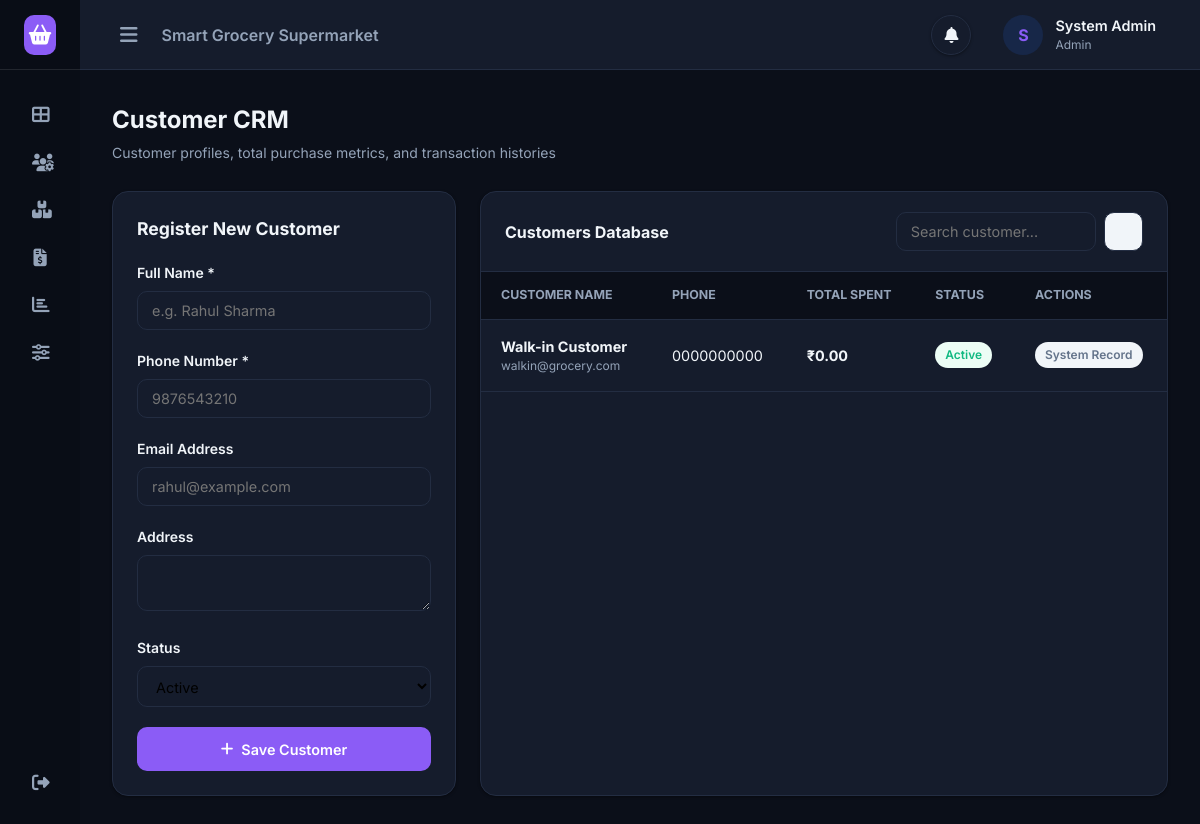
Page /customers/ (signed in) on the earlier database version.
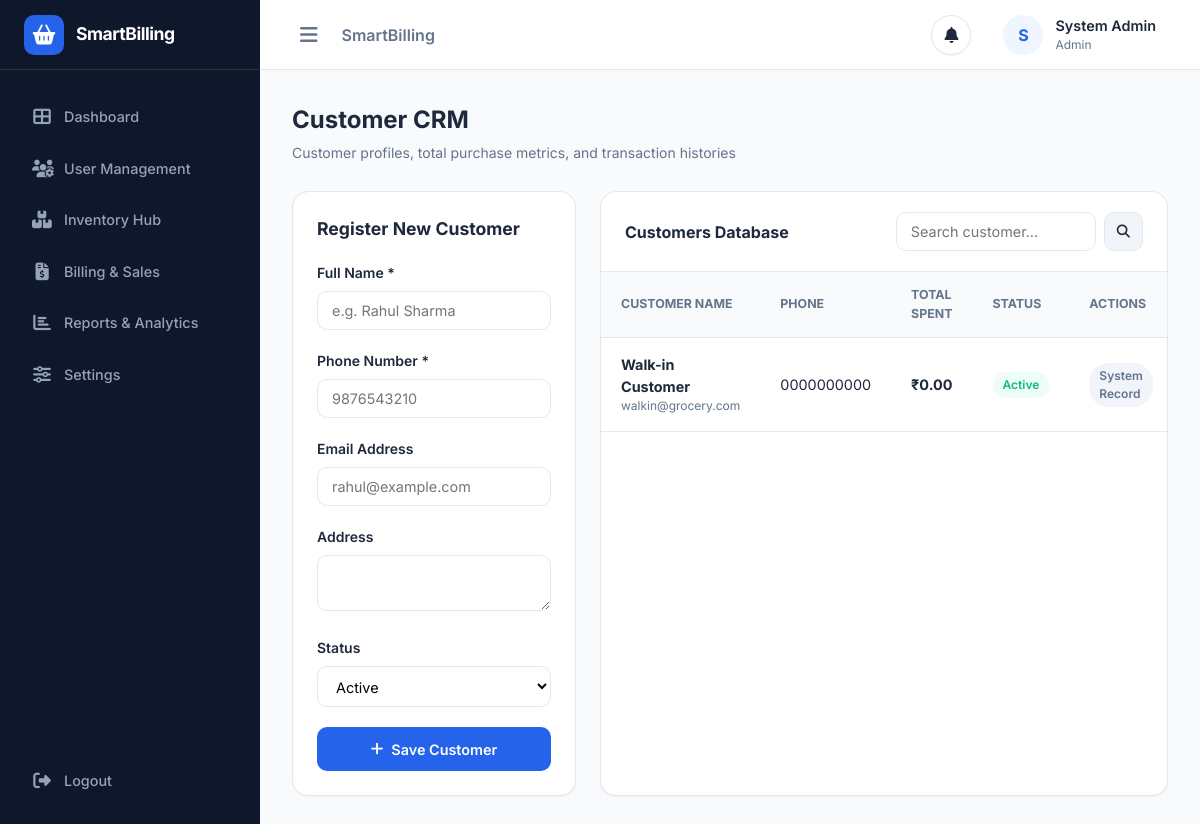
Same page on the later database version.
### app/models/setting.py (models this page shows, shortened)
class SystemSetting(db.Model):
    __tablename__ = 'system_settings'
    id = db.Column(db.Integer, primary_key=True, autoincrement=True)
    setting_key = db.Column(db.String(50), unique=True, nullable=False, index=True)
    setting_value = db.Column(db.Text, nullable=True)
    description = db.Column(db.String(255), nullable=True)
    updated_at = db.Column(db.DateTime, default=datetime.utcnow, onupdate=datetime.utcnow)
    @classmethod
    def get(cls, key: str, default: str = None) -> str:
        fallback = default if default is not None else DEFAULT_SETTINGS.get(key, '')
        setting = cls.query.filter_by(setting_key=key).first()
        return setting.setting_value if setting and setting.setting_value is not None else fallback
    @classmethod
    def get_bool(cls, key: str, default: bool = False) -> bool:
        val = cls.get(key, 'on' if default else 'off')
        return val.lower() in ['on', 'true', '1', 'yes']

### app/models/user.py (models this page shows, shortened)
class User(UserMixin, db.Model):
    __tablename__ = 'users'
    id = db.Column(db.Integer, primary_key=True, autoincrement=True)
    username = db.Column(db.String(50), unique=True, nullable=False, index=True)
    email = db.Column(db.String(120), unique=True, nullable=False, index=True)
    password_hash = db.Column(db.String(255), nullable=False)
    full_name = db.Column(db.String(100), nullable=False)
    role = db.Column(db.String(20), nullable=False, default='Admin')  # Admin, Manager, Cashier
    status = db.Column(db.String(20), nullable=False, default='Active')  # Active, Inactive
    profile_image = db.Column(db.String(255), nullable=True)
    last_login_at = db.Column(db.DateTime, nullable=True)
    last_login_ip = db.Column(db.String(45), nullable=True)
    created_at = db.Column(db.DateTime, default=datetime.utcnow)
    updated_at = db.Column(db.DateTime, default=datetime.utcnow, onupdate=datetime.utcnow)

### app/models/customer.py (models this page shows, shortened)
class Customer(db.Model):
    __tablename__ = 'customers'
    id = db.Column(db.Integer, primary_key=True, autoincrement=True)
    name = db.Column(db.String(100), nullable=False, index=True)
    phone = db.Column(db.String(20), unique=True, nullable=False, index=True)
    email = db.Column(db.String(120), nullable=True)
    address = db.Column(db.Text, nullable=True)
    total_purchases = db.Column(db.Float, default=0.0)
    outstanding_amount = db.Column(db.Float, default=0.0)
    status = db.Column(db.String(20), nullable=False, default='Active')
    created_at = db.Column(db.DateTime, default=datetime.utcnow)
    updated_at = db.Column(db.DateTime, default=datetime.utcnow, onupdate=datetime.utcnow)
    bills = db.relationship('Bill', backref='customer', lazy=True)

### app/routes/customer_routes.py (the view, shortened to what this page needs)
@customer_bp.route('/', methods=['GET', 'POST'])
@login_required
def index():
    form = CustomerForm()
    search = request.args.get('search', '', type=str)
    query = Customer.query
    if search:
        query = query.filter(
            (Customer.name.like(f"%{search}%")) |
            (Customer.phone.like(f"%{search}%")) |
            (Customer.email.like(f"%{search}%"))
        )
    customers = query.order_by(Customer.created_at.desc()).all()
    return render_template('customers/index.html', customers=customers, form=form, search=search)

### app/validators/forms.py
class CustomerForm(FlaskForm):
    name = StringField('Customer Name', validators=[DataRequired(), Length(max=100)])
    phone = StringField('Phone Number', validators=[DataRequired(), Length(max=20)])
    email = StringField('Email', validators=[Optional(), Email()])
    address = TextAreaField('Address', validators=[Optional()])
    status = SelectField('Status', choices=[('Active', 'Active'), ('Inactive', 'Inactive')], default='Active')

### app/templates/customers/index.html (shortened to what this page needs)
{% extends "base.html" %}
{% block content %}
<div class="page-header">
  <div>
    <h1 class="page-title">Customer CRM</h1>
    <p class="page-subtitle">Customer profiles, total purchase metrics, and transaction histories</p>
  </div>
</div>
<div style="display: grid; grid-template-columns: 1fr 2fr; gap: 24px;">
  <div class="card-table" style="padding: 24px;">
    <h3 style="font-size: 1.1rem; font-weight: 700; margin-bottom: 20px;">Register New Customer</h3>
    <form method="POST" action="{{ url_for('customer.index') }}">
      <div class="form-group">
        <label class="form-label">Full Name *</label>
        {{ form.name(class="form-control", placeholder="e.g. Rahul Sharma") }}
      </div>
      <div class="form-group">
        <label class="form-label">Phone Number *</label>
        {{ form.phone(class="form-control", placeholder="9876543210") }}
      </div>
      <div class="form-group">
        <label class="form-label">Email Address</label>
        {{ form.email(class="form-control", placeholder="rahul@example.com") }}
      </div>
      <div class="form-group">
        <label class="form-label">Address</label>
        {{ form.address(class="form-control", rows="2") }}
      </div>
      <div class="form-group">
        <label class="form-label">Status</label>
        {{ form.status(class="form-control") }}
      </div>
      <button type="submit" class="btn btn-primary" style="width: 100%;">
        <i class="fas fa-plus"></i> Save Customer
      </button>
    </form>
  </div>
  <div class="card-table">
    <div class="table-header">
      <h3 style="font-size: 1rem; font-weight: 700;">Customers Database</h3>
      <form method="GET" style="display: flex; gap: 8px;">
        <input type="text" name="search" class="form-control" style="width: 200px;" placeholder="Search customer..." value="{{ search }}">
        <button type="submit" class="btn btn-sm btn-secondary"><i class="fas fa-search"></i></button>
      </form>
    </div>
    <table class="custom-table">
      <thead>
        <tr>
          <th>Customer Name</th>
          <th>Phone</th>
          <th>Total Spent</th>
          <th>Status</th>
          <th>Actions</th>
        </tr>
      </thead>
      <tbody>
        {% for c in customers %}
        <tr>
          <td>
            <strong>{{ c.name }}</strong>
            {% if c.email %}<div style="font-size: 0.75rem; color: var(--text-muted);">{{ c.email }}</div>{% endif %}
          </td>
          <td>{{ c.phone }}</td>
          <td><strong>{{ currency_symbol }}{{ "%.2f"|format(c.total_purchases or 0.0) }}</strong></td>
          <td>
            {% if c.status == 'Active' %}
              <span class="badge badge-success">Active</span>
            {% else %}
              <span class="badge badge-secondary">Inactive</span>
            {% endif %}
          </td>
          <td>
            {% if c.phone != '0000000000' %}
            <form method="POST" action="{{ url_for('customer.delete', id=c.id) }}" style="display: inline;" onsubmit="event.preventDefault(); promptPasswordConfirmation(this, 'Confirm Delete Customer: {{ c.name }}');">
              <input type="hidden" name="csrf_token" value="{{ csrf_token() }}">
              <button type="submit" class="btn btn-sm btn-danger" title="Delete">
                <i class="fas fa-trash"></i>
              </button>
            </form>
            {% else %}
            <span class="badge badge-secondary">System Record</span>
            {% endif %}
          </td>
        </tr>
        {% else %}
        <tr><td colspan="5" class="text-center p-4">No customers registered.</td></tr>
        {% endfor %}
      </tbody>
    </table>
  </div>
</div>
{% endblock %}

### app/templates/base.html (shortened to what this page needs)
<!DOCTYPE html>
<html lang="en">
<head>
  <link rel="stylesheet" href="https://cdnjs.cloudflare.com/ajax/libs/font-awesome/6.4.0/css/all.min.css">
  <link rel="stylesheet" href="{{ url_for('static', filename='css/main.css') }}">
</head>
<body data-theme="{{ 'dark' if dark_mode else 'light' }}" data-color="{{ theme_color or 'blue' }}">
<div class="app-container">
  {% if current_user.is_authenticated %}
  <aside class="app-sidebar {% if compact_sidebar %}compact{% endif %}">
    <div class="sidebar-header">
      {% if store_logo %}
        <img src="{{ url_for('static', filename=store_logo) }}" alt="Logo" style="height: 36px; border-radius: 6px;">
      {% else %}
        <div class="brand-icon"><i class="fas fa-shopping-basket"></i></div>
      {% endif %}
      <div class="brand-title">{{ store_name or 'Smart Billing' }}</div>
    </div>
    <nav class="sidebar-nav">
      <a href="{{ url_for('dashboard.index') }}" class="nav-link {% if request.endpoint == 'dashboard.index' %}active{% endif %}">
        <i class="fas fa-th-large"></i> <span>Dashboard</span>
      </a>
      <a href="{{ url_for('user.index') }}" class="nav-link {% if request.endpoint and 'user.' in request.endpoint %}active{% endif %}">
        <i class="fas fa-users-cog"></i> <span>User Management</span>
      </a>
      <a href="{{ url_for('product.index') }}" class="nav-link {% if request.endpoint and ('product.' in request.endpoint or 'category.' in request.endpoint or 'inventory.' in request.endpoint) %}active{% endif %}">
        <i class="fas fa-boxes-stacked"></i> <span>Inventory Hub</span>
      </a>
      <a href="{{ url_for('billing.billing_dashboard') }}" class="nav-link {% if request.endpoint and 'billing.' in request.endpoint %}active{% endif %}">
        <i class="fas fa-file-invoice-dollar"></i> <span>Billing & Sales</span>
      </a>
      <a href="{{ url_for('report.index') }}" class="nav-link {% if request.endpoint and 'report.' in request.endpoint %}active{% endif %}">
        <i class="fas fa-chart-bar"></i> <span>Reports & Analytics</span>
      </a>
      <a href="{{ url_for('setting.index') }}" class="nav-link {% if request.endpoint and 'setting.' in request.endpoint %}active{% endif %}">
        <i class="fas fa-sliders"></i> <span>Settings</span>
      </a>
      <a href="#" onclick="openLogoutModal(); return false;" class="nav-link text-danger" style="margin-top: auto;">
        <i class="fas fa-right-from-bracket"></i> <span>Logout</span>
      </a>
    </nav>
  </aside>
  {% endif %}
  <main class="app-main {% if not current_user.is_authenticated %}no-sidebar{% endif %}">
    {% if current_user.is_authenticated %}
    <header class="app-navbar">
      <div class="navbar-left">
        <button class="sidebar-toggle" id="sidebarToggle"><i class="fas fa-bars"></i></button>
        <div style="font-weight: 600; color: var(--text-muted);">{{ store_name }}</div>
      </div>
      <div class="navbar-right">
        <div class="notif-bell-wrapper" id="notifBellWrapper">
          <button class="notif-bell-btn" id="notifBellBtn" onclick="toggleNotifPanel(event)" title="Notifications">
            <i class="fas fa-bell"></i>
          </button>
              {% set alert_count = nav_notifications | selectattr('type', 'in', ['warning', 'danger']) | list | length %}
        </div>
        <a href="{{ url_for('profile.index') }}" class="user-profile-btn">
          <div class="avatar">
            {% if current_user.profile_image %}
              <img src="{{ url_for('static', filename=current_user.profile_image) }}" alt="Avatar" style="width:100%;height:100%;border-radius:50%;">
            {% else %}
              {{ current_user.full_name[0] }}
            {% endif %}
          </div>
          <div>
            <div style="font-weight: 600; font-size: 0.9rem;">{{ current_user.full_name }}</div>
            <div style="font-size: 0.75rem; color: var(--text-muted);">{{ current_user.role }}</div>
          </div>
        </a>
      </div>
    </header>
    {% endif %}
    <div class="content-wrapper">
      {% block content %}{% endblock %}
    </div>
  </main>
</div>
</body>
</html>

Differences in the rows shown:
changed SystemSetting: setting_value (not shown) → "SmartBilling"; setting_value "Smart Grocery Supermarket" → "SmartBilling"
Other differences:
text now shown: "Dashboard User Management Inventory Hub Billing & Sales Reports & Analytics Settings Logout"
